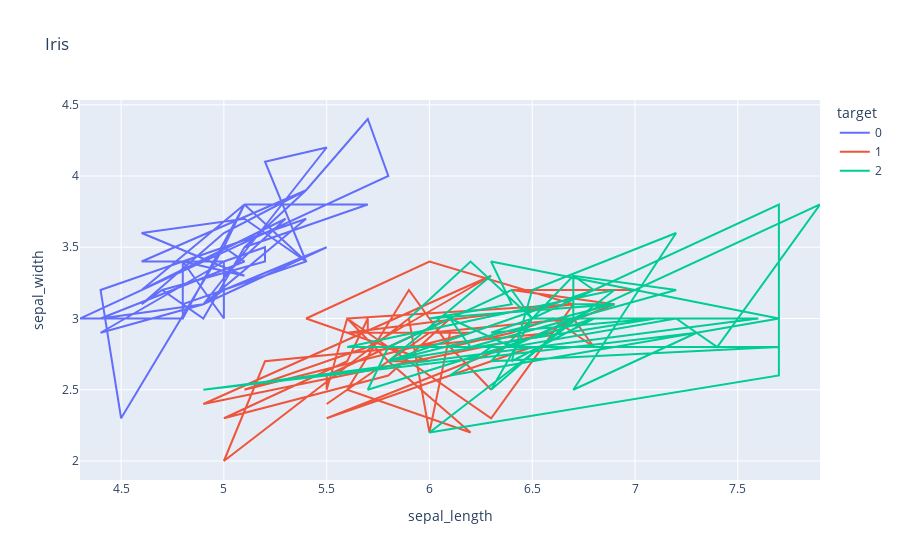

The code cell stored with this chart in its notebook:
### Code cell
fig = px.line(iris_df,x=iris_features[0],y=iris_features[1],title=f'Iris',color="target")
fig.show()

### Figure 1 — Plotly figure (JSON) as saved in the notebook; plotly's stock layout.template omitted (floating-point values rounded to 4 significant figures)
{"data": [{"hovertemplate": "target=0<br>sepal_length=%{x}<br>sepal_width=%{y}<extra></extra>", "legendgroup": "0", "line": {"color": "#636efa", "dash": "solid"}, "marker": {"symbol": "circle"}, "mode": "lines", "name": "0", "orientation": "v", "showlegend": true, "type": "scatter", "x": [5.1, 4.9, 4.7, 4.6, 5, 5.4, 4.6, 5, 4.4, 4.9, 5.4, 4.8, 4.8, 4.3, 5.8, 5.7, 5.4, 5.1, 5.7, 5.1, 5.4, 5.1, 4.6, 5.1, 4.8, 5, 5, 5.2, 5.2, 4.7, 4.8, 5.4, 5.2, 5.5, 4.9, 5, 5.5, 4.9, 4.4, 5.1, 5, 4.5, 4.4, 5, 5.1, 4.8, 5.1, 4.6, 5.3, 5], "xaxis": "x", "y": [3.5, 3, 3.2, 3.1, 3.6, 3.9, 3.4, 3.4, 2.9, 3.1, 3.7, 3.4, 3, 3, 4, 4.4, 3.9, 3.5, 3.8, 3.8, 3.4, 3.7, 3.6, 3.3, 3.4, 3, 3.4, 3.5, 3.4, 3.2, 3.1, 3.4, 4.1, 4.2, 3.1, 3.2, 3.5, 3.1, 3, 3.4, 3.5, 2.3, 3.2, 3.5, 3.8, 3, 3.8, 3.2, 3.7, 3.3], "yaxis": "y"}, {"hovertemplate": "target=1<br>sepal_length=%{x}<br>sepal_width=%{y}<extra></extra>", "legendgroup": "1", "line": {"color": "#EF553B", "dash": "solid"}, "marker": {"symbol": "circle"}, "mode": "lines", "name": "1", "orientation": "v", "showlegend": true, "type": "scatter", "x": [7, 6.4, 6.9, 5.5, 6.5, 5.7, 6.3, 4.9, 6.6, 5.2, 5, 5.9, 6, 6.1, 5.6, 6.7, 5.6, 5.8, 6.2, 5.6, 5.9, 6.1, 6.3, 6.1, 6.4, 6.6, 6.8, 6.7, 6, 5.7, 5.5, 5.5, 5.8, 6, 5.4, 6, 6.7, 6.3, 5.6, 5.5, 5.5, 6.1, 5.8, 5, 5.6, 5.7, 5.7, 6.2, 5.1, 5.7], "xaxis": "x", "y": [3.2, 3.2, 3.1, 2.3, 2.8, 2.8, 3.3, 2.4, 2.9, 2.7, 2, 3, 2.2, 2.9, 2.9, 3.1, 3, 2.7, 2.2, 2.5, 3.2, 2.8, 2.5, 2.8, 2.9, 3, 2.8, 3, 2.9, 2.6, 2.4, 2.4, 2.7, 2.7, 3, 3.4, 3.1, 2.3, 3, 2.5, 2.6, 3, 2.6, 2.3, 2.7, 3, 2.9, 2.9, 2.5, 2.8], "yaxis": "y"}, {"hovertemplate": "target=2<br>sepal_length=%{x}<br>sepal_width=%{y}<extra></extra>", "legendgroup": "2", "line": {"color": "#00cc96", "dash": "solid"}, "marker": {"symbol": "circle"}, "mode": "lines", "name": "2", "orientation": "v", "showlegend": true, "type": "scatter", "x": [6.3, 5.8, 7.1, 6.3, 6.5, 7.6, 4.9, 7.3, 6.7, 7.2, 6.5, 6.4, 6.8, 5.7, 5.8, 6.4, 6.5, 7.7, 7.7, 6, 6.9, 5.6, 7.7, 6.3, 6.7, 7.2, 6.2, 6.1, 6.4, 7.2, 7.4, 7.9, 6.4, 6.3, 6.1, 7.7, 6.3, 6.4, 6, 6.9, 6.7, 6.9, 5.8, 6.8, 6.7, 6.7, 6.3, 6.5, 6.2, 5.9], "xaxis": "x", "y": [3.3, 2.7, 3, 2.9, 3, 3, 2.5, 2.9, 2.5, 3.6, 3.2, 2.7, 3, 2.5, 2.8, 3.2, 3, 3.8, 2.6, 2.2, 3.2, 2.8, 2.8, 2.7, 3.3, 3.2, 2.8, 3, 2.8, 3, 2.8, 3.8, 2.8, 2.8, 2.6, 3, 3.4, 3.1, 3, 3.1, 3.1, 3.1, 2.7, 3.2, 3.3, 3, 2.5, 3, 3.4, 3], "yaxis": "y"}], "layout": {"legend": {"title": {"text": "target"}, "tracegroupgap": 0}, "title": {"text": "Iris"}, "xaxis": {"anchor": "y", "domain": [0, 1], "title": {"text": "sepal_length"}}, "yaxis": {"anchor": "x", "domain": [0, 1], "title": {"text": "sepal_width"}}}}
